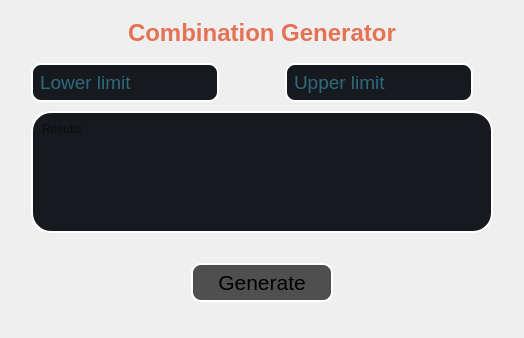
            <widget class="QWidget" name="generatePage">
             <layout class="QVBoxLayout" name="verticalLayout_11">
              <item>
               <layout class="QVBoxLayout" name="verticalLayout_10" stretch="1,1,1,2">
                <item>
                 <layout class="QHBoxLayout" name="horizontalLayout_14">
                  <item alignment="Qt::AlignHCenter|Qt::AlignVCenter">
                   <widget class="QLabel" name="label_2">
                    <property name="font">
                     <font>
                      <pointsize>18</pointsize>
                      <weight>75</weight>
                      <bold>true</bold>
                     </font>
                    </property>
                    <property name="styleSheet">
                     <string notr="true">color:#E57254;</string>
                    </property>
                    <property name="text">
                     <string>Combination Generator</string>
                    </property>
                   </widget>
                  </item>
                 </layout>
                </item>
                <item>
                 <layout class="QHBoxLayout" name="horizontalLayout_13">
                  <item alignment="Qt::AlignHCenter|Qt::AlignVCenter">
                   <widget class="QLineEdit" name="lowerLimit_edit">
                    <property name="font">
                     <font>
                      <pointsize>14</pointsize>
                     </font>
                    </property>
                    <property name="styleSheet">
                     <string notr="true">border : 2px solid white;
border-radius : 10px;
margin-left:20px;
margin-right:40px;
padding:5px;
background-color:#16191d;
color:#46BCDE;</string>
                    </property>
                    <property name="placeholderText">
                     <string>Lower limit</string>
                    </property>
                   </widget>
                  </item>
                  <item alignment="Qt::AlignHCenter|Qt::AlignVCenter">
                   <widget class="QLineEdit" name="upperLimit_edit">
                    <property name="font">
                     <font>
                      <pointsize>14</pointsize>
                     </font>
                    </property>
                    <property name="styleSheet">
                     <string notr="true">border : 2px solid white;
border-radius : 10px;
margin-left:20px;
margin-right:40px;
padding:5px;
background-color:#16191d;
color:#46BCDE;</string>
                    </property>
                    <property name="placeholderText">
                     <string>Upper limit</string>
                    </property>
                   </widget>
                  </item>
                 </layout>
                </item>
                <item>
                 <layout class="QHBoxLayout" name="horizontalLayout_12">
                  <item>
                   <widget class="QTextEdit" name="results_textEdit_generate">
                    <property name="styleSheet">
                     <string notr="true">border : 2px solid white;
border-radius : 20px;
margin-left:20px;
margin-right:20px;
padding:5px;
background-color:#16191d;</string>
                    </property>
                    <property name="placeholderText">
                     <string>Results</string>
                    </property>
                   </widget>
                  </item>
                 </layout>
                </item>
                <item>
                 <layout class="QHBoxLayout" name="horizontalLayout_11">
                  <item alignment="Qt::AlignHCenter|Qt::AlignVCenter">
                   <widget class="QPushButton" name="generateBtn">
                    <property name="font">
                     <font>
                      <pointsize>16</pointsize>
                     </font>
                    </property>
                    <property name="styleSheet">
                     <string notr="true">QPushButton{
border:2px solid white;
border-radius:10px;
padding-left:25px;
padding-right:25px;
padding-top:5px;
padding-bottom:5px;
margin-left:5px;
margin-right:5px;
background-color: rgb(79, 79, 79)
}

QPushButton:hover{
background-color:#23C99A;
}</string>
                    </property>
                    <property name="text">
                     <string>Generate</string>
                    </property>
                   </widget>
                  </item>
                 </layout>
                </item>
               </layout>
              </item>
             </layout>
            </widget>
